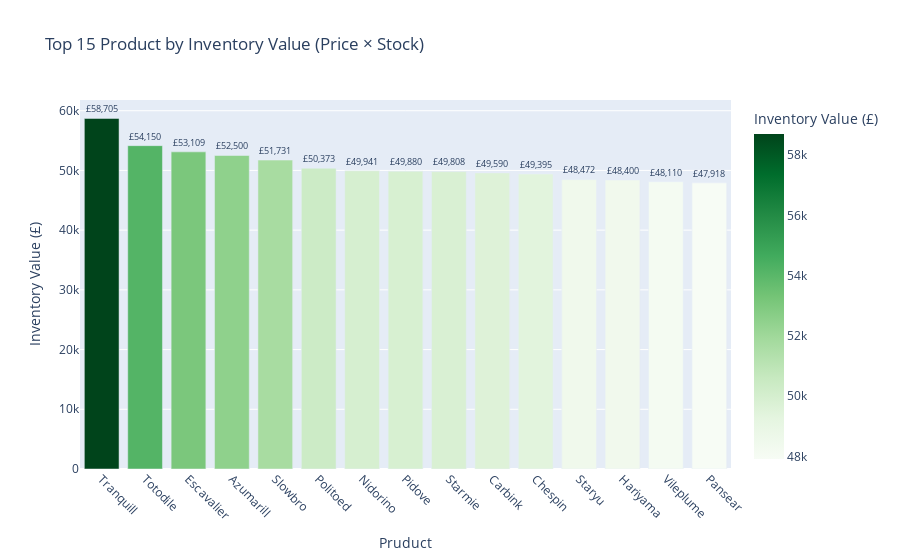

The notebook cell this image was saved under:
### Code cell
# 6. Inventory Value Analysis
top_value = df.nlargest(15, 'inventory_value')
fig6 = px.bar(top_value, x='Product', y='inventory_value',
              title='Top 15 Product by Inventory Value (Price × Stock)',
              labels={'inventory_value': 'Inventory Value (£)', 'Product': 'Pruduct'},
              color='inventory_value',
              color_continuous_scale='greens',
              text='inventory_value')
fig6.update_traces(texttemplate='£%{text:,.0f}', textposition='outside')
fig6.update_layout(xaxis_tickangle=45)

### Figure 1 — Plotly figure (JSON) as saved in the notebook; plotly's stock layout.template omitted (floating-point values rounded to 4 significant figures)
{"data": [{"hovertemplate": "Pruduct=%{x}<br>Inventory Value (£)=%{marker.color}<extra></extra>", "legendgroup": "", "marker": {"color": [58700.0, 54150.0, 53110.0, 52500.0, 51730.0, 50370.0, 49940.0, 49880.0, 49810.0, 49590.0, 49400.0, 48470.0, 48400.0, 48110.0, 47920.0], "coloraxis": "coloraxis", "pattern": {"shape": ""}}, "name": "", "orientation": "v", "showlegend": false, "text": [58700.0, 54150.0, 53110.0, 52500.0, 51730.0, 50370.0, 49940.0, 49880.0, 49810.0, 49590.0, 49400.0, 48470.0, 48400.0, 48110.0, 47920.0], "textposition": "outside", "texttemplate": "£%{text:,.0f}", "type": "bar", "x": ["Tranquill", "Totodile", "Escavalier", "Azumarill", "Slowbro", "Politoed", "Nidorino", "Pidove", "Starmie", "Carbink", "Chespin", "Staryu", "Hariyama", "Vileplume", "Pansear"], "xaxis": "x", "y": [58700.0, 54150.0, 53110.0, 52500.0, 51730.0, 50370.0, 49940.0, 49880.0, 49810.0, 49590.0, 49400.0, 48470.0, 48400.0, 48110.0, 47920.0], "yaxis": "y"}], "layout": {"barmode": "relative", "coloraxis": {"colorbar": {"title": {"text": "Inventory Value (£)"}}, "colorscale": [[0, "rgb(247,252,245)"], [0.125, "rgb(229,245,224)"], [0.25, "rgb(199,233,192)"], [0.375, "rgb(161,217,155)"], [0.5, "rgb(116,196,118)"], [0.625, "rgb(65,171,93)"], [0.75, "rgb(35,139,69)"], [0.875, "rgb(0,109,44)"], [1, "rgb(0,68,27)"]]}, "legend": {"tracegroupgap": 0}, "title": {"text": "Top 15 Product by Inventory Value (Price × Stock)"}, "xaxis": {"anchor": "y", "domain": [0, 1], "tickangle": 45, "title": {"text": "Pruduct"}}, "yaxis": {"anchor": "x", "domain": [0, 1], "title": {"text": "Inventory Value (£)"}}}}
